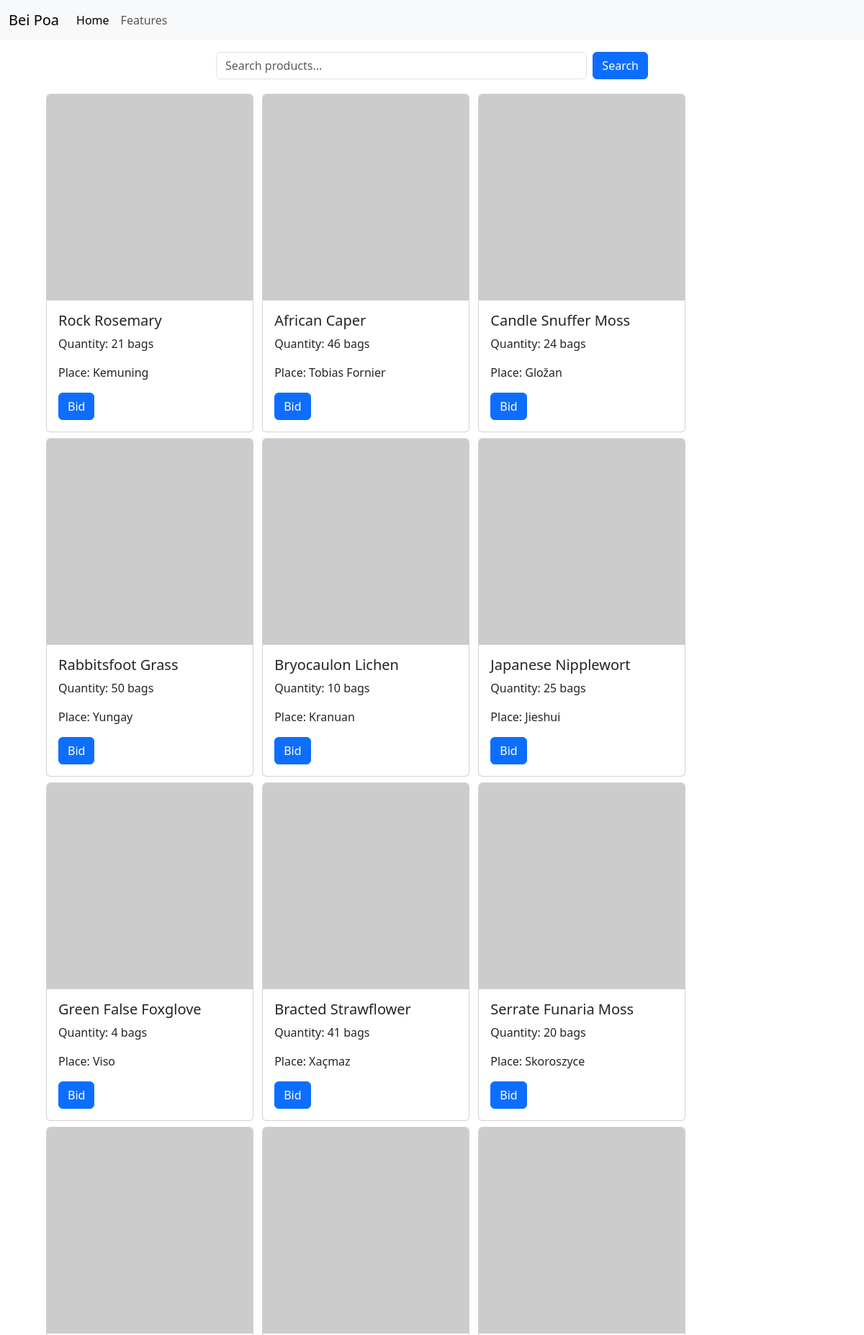
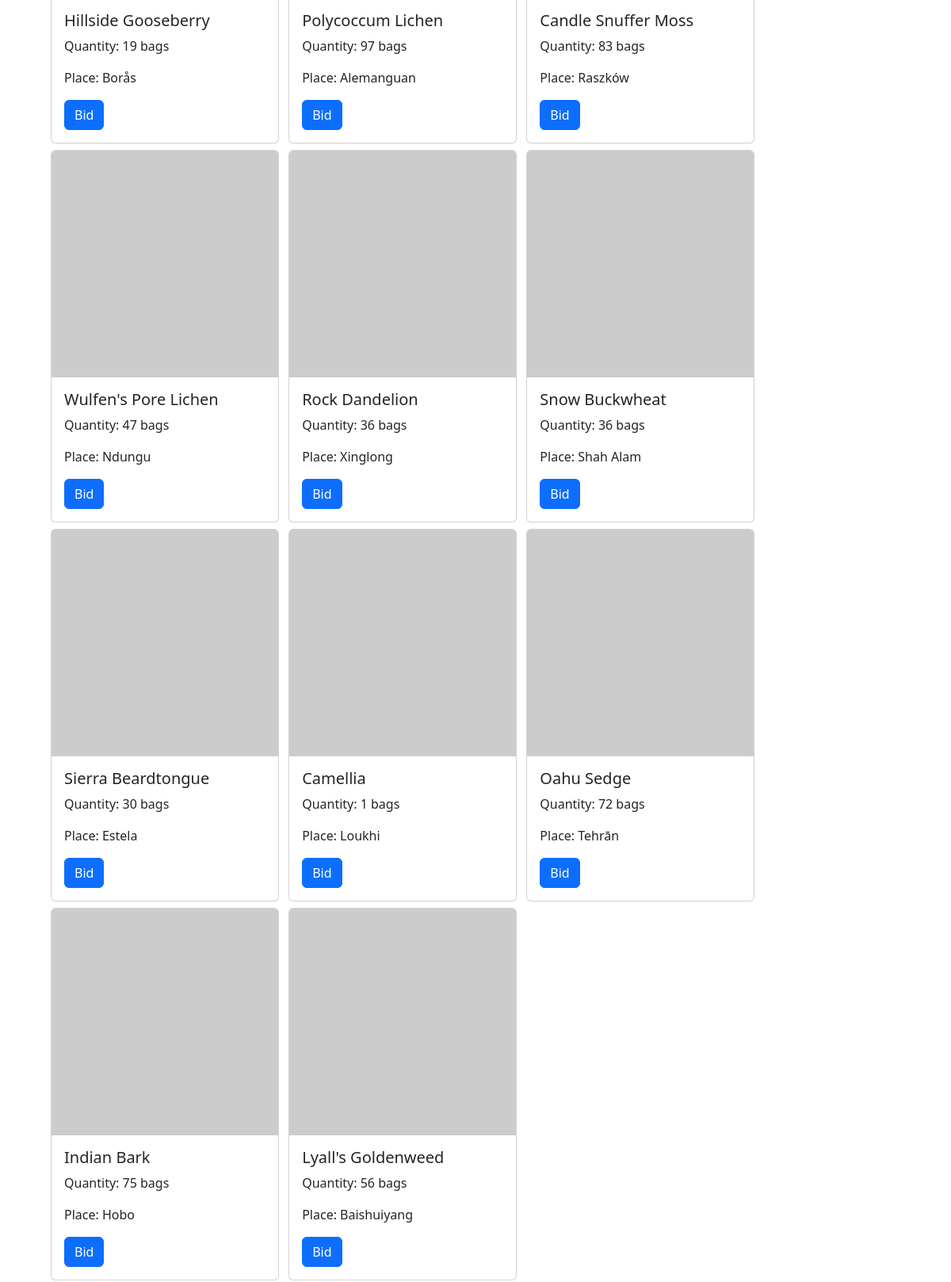
/index (upper part), run on the app's committed database (2 pictures, top to bottom).
### models.py (models this page shows, shortened)
class Product(Base):
    __tablename__ = 'product'
    id = Column(Integer, primary_key=True, autoincrement=True)
    product_name = Column(String(120), nullable=False, index=True)
    quantity = Column(String(256), nullable=False)
    image_url = Column(String(256))
    place = Column(String(256))
    user_id = Column(Integer, ForeignKey("user.id"))
    owner = relationship("User", back_populates="products")
    bids = relationship("Bids", back_populates="product")

### views/index.py (the view)
@index_bp.route("/", strict_slashes=False)
@index_bp.route("/index", strict_slashes=False)
def home_page():
    products = db.paginate(db.select(Product))
    return render_template("index.html", products=products)

### templates/index.html (shortened to what this page needs)
{% extends "layout.html" %}
{% block content %}
<div class="mx-auto my-3" style="width: 50%;">
    <form action="{{ url_for('auth.sign_in') }}" method="GET" class="d-flex">
        <input type="text" name="query" class="form-control me-2" placeholder="Search products...">
        <button type="submit" class="btn btn-primary">Search</button>
    </form>
</div>
<div>
    <div class="mx-auto" style="width: 90%">
        {% for product in products %}
        <div class="d-inline-block w-auto">
            <div class="card m-1" style="width: 18rem;">
                <img class="card-img-top" src={{ product.image_url }} alt="Card image cap">
                <div class="card-body">
                    <h5 class="card-title">{{ product.product_name }}</h5>
                    <p class="card-text">Quantity: {{ product.quantity }} bags</p>
		    <p class="card-text">Place: {{ product.place }}</p>
                    <a href= "{{ url_for('Product_bid.bid', product_id=product.id) }}" class="btn btn-primary">Bid</a>
                </div>
            </div>
        </div>
        {% endfor %}
    </div>
</div>
{% endblock %}

### templates/layout.html (shortened to what this page needs)
<!doctype html>
<html lang="en">
    <head>
        {% block head %}
        {% block styles %}
            {{ bootstrap.load_css() }}
        {% endblock %}
        {% endblock %}
    </head>
    <body>
	<nav class="navbar navbar-expand-lg navbar-light bg-light">
	    <div class="container-fluid">
		<a class="navbar-brand" href="#">Bei Poa</a>
	    <div class="collapse navbar-collapse" id="navbarNavAltMarkup">
	    <div class="navbar-nav">
	    {% block navbar_links %}
	        <a class="nav-link active" aria-current="page" href="#">Home</a>
	        <a class="nav-link" href="#">Features</a>
	    {% endblock %}
      </div>
    </div>
  </div>
</nav>
        {% block content %}{% endblock %}
    </body>
</html>

### data on the page
Product: product_name "Rock Rosemary", quantity "21", place "Kemuning"
Product: product_name "African Caper", quantity "46", place "Tobias Fornier"
Product: product_name "Candle Snuffer Moss", quantity "24", place "Gložan"
Product: product_name "Rabbitsfoot Grass", quantity "50", place "Yungay"
Product: product_name "Bryocaulon Lichen", quantity "10", place "Kranuan"
Product: product_name "Japanese Nipplewort", quantity "25", place "Jieshui"
Product: product_name "Green False Foxglove", quantity "4", place "Viso"
Product: product_name "Bracted Strawflower", quantity "41", place "Xaçmaz"
Product: product_name "Serrate Funaria Moss", quantity "20", place "Skoroszyce"
Product: product_name "Hillside Gooseberry", quantity "19", place "Borås"
Product: product_name "Polycoccum Lichen", quantity "97", place "Alemanguan"
Product: product_name "Candle Snuffer Moss", quantity "83", place "Raszków"
Product: product_name "Wulfen's Pore Lichen", quantity "47", place "Ndungu"
Product: product_name "Rock Dandelion", quantity "36", place "Xinglong"
Product: product_name "Snow Buckwheat", quantity "36", place "Shah Alam"
Product: product_name "Sierra Beardtongue", quantity "30", place "Estela"
Product: product_name "Camellia", quantity "1", place "Loukhi"
Product: product_name "Oahu Sedge", quantity "72", place "Tehrān"
Product: product_name "Indian Bark", quantity "75", place "Hobo"
Product: product_name "Lyall's Goldenweed", quantity "56", place "Baishuiyang"
